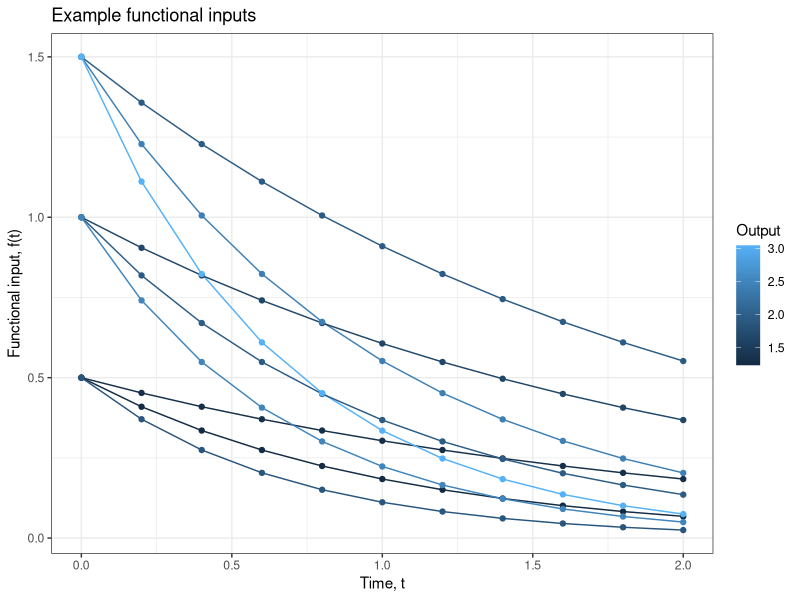

The R source for this figure:
# Functional input
library("tidyverse")

output = expand.grid(a = c(0.5,1,1.5),
                    b = c(0.5,1,1.5)) %>%
  mutate(y = rnorm(n(), a+b, 0.1))
                    
input = expand.grid(t = seq(0,2,length=11),
                a = unique(output$a),
                b = unique(output$b)) %>%
  mutate(f = a*exp(-b*t))

both = left_join(output, input, by = c("a","b")) %>%
  mutate(a = factor(a),
         b = factor(b),
         ab = paste0(a,b))
  

g = ggplot(both, aes(x = t, y = f, 
              color = y, group = ab)) + 
  geom_line() + 
  geom_point() +
  theme_bw() +
  scale_color_continuous(name = "Output") +
  labs(x = "Time, t", y = "Functional input, f(t)",
       title = "Example functional inputs")

ggsave(filename = "include/functional_input.jpeg", plot = g,
       width = 10, height = 8)                  
                